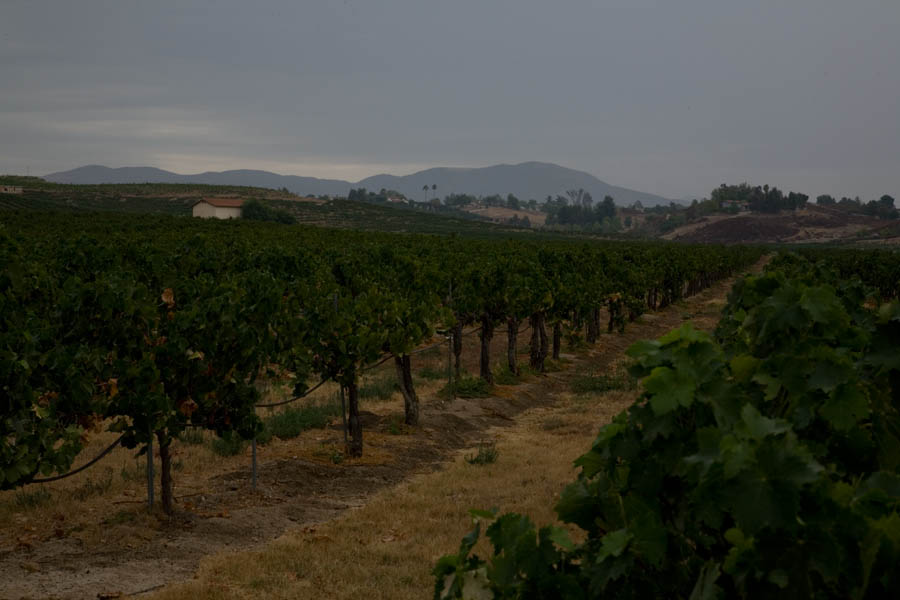
//> input picture Histogram_Equalization/countryside.jpg, 900 x 600 px
$ ./main   (built with g++ and OpenCV 4)
//> lines starting //> are read from the running program, lines starting //| are printed output that depends on the picture
//
//  part1.cpp
//  Part 1 of Computer Vision Lab 2 Homework
//  Computer Vision Lab 2 Part 1
//
//  Created by Cem Tabar
//

/*
Some Personal Notes For Later:

Histogram is a graphical representation of the intensity distribution of an image. In simple terms, it represents the number of pixels for each intensity value considered.

 In general sense if the image is gray-scale, x-axis represents the tonal scale (black at the left and white at the right), and y-axis represents the number of pixels in the image. The resultant histogram will show the number of pixels for each brightness level (from black to white if the image in gray-scale), and when there are more pixels, the peak at the certain brightness level is higher.

 On the other hand, if we are processing image with color, Red-Green-Blue histogram representation will be represented. In this case in each histogram, x-asix wiil represent the tonal scale(according to red,green or blue from dark to light), and y-axis represents the number of pixels in the image. As stated above, histograms will show the number of pixels for each brightness level for each color, and when there are more pixels, the peak at the certain brightness level is higher.

 Histogram Equalization is a technique in computer image processing for improving contrast in images. It works as spreading out the most frequent intensity values. By this method, generally we are increasing the global contrast of the image when its usable data is represented by close contrast values. This allows for areas of lower local contrast to gain a higher contrast.

 As a side note:
 A color histogram of an image represents the number of pixels in each type of color component. Histogram equalization cannot be applied separately to the Red, Green and Blue components of the image as it leads to dramatic changes in the images color balance. However, if the image is first converted to another color space then the histogram equalization algorithm can be applied to the luminance or value channel without resulting in changes to the hue and saturation of the image.
 */

#include <iostream>
#include <opencv2/opencv.hpp>
#include <opencv2/core.hpp>
#include <opencv2/highgui.hpp>
#include <opencv2/imgproc.hpp>
#include <vector>

using namespace cv;
using namespace std;

//This is an external fucntion that takes the histograms and displays to the user
//Note that you should pass the histograms together not indiviudally
void showHistogram(vector<Mat>& hists)
{
    // Min/Max computation
    double hmax[3] = { 0,0,0 };
    double min;
    minMaxLoc(hists[0], &min, &hmax[0]);
    minMaxLoc(hists[1], &min, &hmax[1]);
    minMaxLoc(hists[2], &min, &hmax[2]);

    string wname[3] = { "blue", "green", "red" };
    Scalar colors[3] = { Scalar(255,0,0), Scalar(0,255,0),
                             Scalar(0,0,255) };

    vector<Mat> canvas(hists.size());

    // Display each histogram in a canvas
    for (int i = 0, end = hists.size(); i < end; i++)
    {
        canvas[i] = Mat::ones(125, hists[0].rows, CV_8UC3);

        for (int j = 0, rows = canvas[i].rows; j < hists[0].rows - 1; j++)
        {
            line(
                canvas[i],
                Point(j, rows),
                Point(j, rows - (hists[i].at<float>(j) * rows / hmax[i])),
                hists.size() == 1 ? Scalar(200, 200, 200) : colors[i],
                1, 8, 0
            );
        }

        imshow(hists.size() == 1 ? "value" : wname[i], canvas[i]);
    }
}


int main(int argc, char** argv) {

    //Step 1: Loads an image (e.g., one of the provided images like “barbecue.jpg” or “countryside.jpg”, or any custom image you would like to use)

    //Loading the "countryside.jpg" image to a Matrix as given in the assignment instructions and deining as input_image
    //In some cases only giving the name of image does not work, that is why you need to define the path of the image too.
    //Path for the image: /Users/cemtabarmacbook/Desktop/Homework1_Omer_Cem_Tabar_2081169/ComputerVisionLab2Part1/ComputerVisionLab2Part1/countryside.jpg
    Mat original_image = imread("/Users/cemtabarmacbook/Desktop/COMVIS/Homework1_Omer_Cem_Tabar_2081169/ComputerVisionLab2Part1/ComputerVisionLab2Part1/countryside.jpg");
//> original_image is the input picture: 600 rows x 900 cols, CV_8UC3; mean B, G, R 51.9, 62.8, 62.3


    //You can put the previous image into comment and uncomment this image to try on other image
    //As stated above, again in some cases only giving the name of the image does not work, that is why you need to give the path of the image.
    //Mat input_image = imread("barbecue.jpg");

    //Show the image to the user as Original Image
    imshow("Original Image", original_image);

    //Step 2: Prints the histograms of the image. You must compute 3 histograms, one for each channel (i.e., R, G and B) with 256 bins and [0, 255] as range. Notice that you need to use the calcHist() function separately on the 3 channels. You can use the provided function (in the “show_histogram_function.cpp” file) to visualize the data.

    //Since we have colored image, lets split the image into three channels
    //Channels represent the Red, Green and Blue pixels within the image

    //Seperation of the image into 3 channels as R,G and B
    //Define a matrix that takes the channels after the split operation as color_channels.
    Mat color_channels[3];

    //Split the image to the color channels and put it into color_channels matrix.
    split(original_image, color_channels);
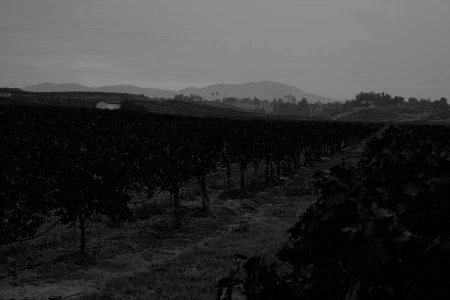
//> color_channels[0]: 600 rows x 900 cols, CV_8UC1 (shown at 1/2 size); min 0, max 154, mean 51.9
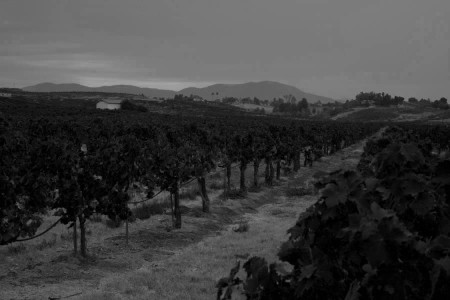
//> color_channels[2]: 600 rows x 900 cols, CV_8UC1 (shown at 1/2 size); min 0, max 164, mean 62.3

    //COMPUTATION OF THE HISTOGRAMS
    //Each histogram will have 256 bins
    //Each histogram will have a range [0...255] for x-axis

    //Defining a matrices which will keep the calculated histograms
    Mat original_blue_histogram, original_green_histogram, original_red_histogram;

    //Setting the bin size
    int bins = 256;

    //Setting the range of histogram on x-axis
    float range[] = { 0, 256 };
    const float* histogram_range[] = { range };

    //Set uniform parameter to true in order to set each size of the bins same in the histogram
    bool uniform = true;

    //Set accumulate to false in order to clean the histograms in the beginning of each run
    bool accumulate = false;

    //We defined the above parameters in order to calculate hsitogram for each channel
    //We will use this parameters in the calcHist() function
    //Calculation of each histogram with calcHist() function and adding it to the original_histogram matrix

    //Calculate the histogram for Blue channel
    calcHist(&color_channels[0], 1, 0, Mat(), original_blue_histogram, 1, &bins, histogram_range, uniform, accumulate);
//> original_blue_histogram = 256 values, max 73168 at index 0, min 0 at index 151, mean 2109.4
    //Calculate the histogram for Green channel
    calcHist(&color_channels[1], 1, 0, Mat(), original_green_histogram, 1, &bins, histogram_range, uniform, accumulate);
//> original_green_histogram = 256 values, max 33874 at index 128, min 0 at index 157, mean 2109.4
    //Calculate the histogram for Red channel
    calcHist(&color_channels[2], 1, 0, Mat(), original_red_histogram, 1, &bins, histogram_range, uniform, accumulate);
//> original_red_histogram = 256 values, max 22738 at index 123, min 0 at index 165, mean 2109.4

    //Putting the resultant histograms into vector for the visualization purposes
    //Since above showHistogram() function requires(takes as parameter) a vector of histograms
    vector<Mat> original_histograms{ original_blue_histogram, original_green_histogram, original_red_histogram };

    //Call showHistogram() fucntion and observe the original histograms
    showHistogram(original_histograms);
//> in showHistogram, `minMaxLoc(hists[0], &min, &hmax[0]);`: min = 0; hmax = [73168, 0, 0]
//> in showHistogram, `minMaxLoc(hists[1], &min, &hmax[1]);`: hmax = [73168, 33874, 0]
//> in showHistogram, `minMaxLoc(hists[2], &min, &hmax[2]);`: hmax = [73168, 33874, 22738]
//> the loop in showHistogram, `for (int i = 0, end = hists.size(); i < end; i++)` made 3 passes

    //Step 3: Equalizes separately the R, G and B channels by using cv::equalizeHist().

    //Define a matrix to keep the reconsturcted equalized image
    Mat equalized_image;

    //Define a matrix that keeps the equalized image color channels
    Mat equalized_image_channels[3];

    //Equalize the channels using the equalizeHist() function
    //Pass the original image channels and put the equalized versions in the equalized_image_channels matrix

    //Pass the original blue image channel, equalize it and output as equalized_image_channel[0] (states blue)
    equalizeHist(color_channels[0], equalized_image_channels[0]);
    //Pass the original green image channel, equalize it and output as equalized_image_channel[1] (states green)
    equalizeHist(color_channels[1], equalized_image_channels[1]);
    //Pass the original red image channel, equalize it and output as equalized_image_channel[2] (states red)
    equalizeHist(color_channels[2], equalized_image_channels[2]);
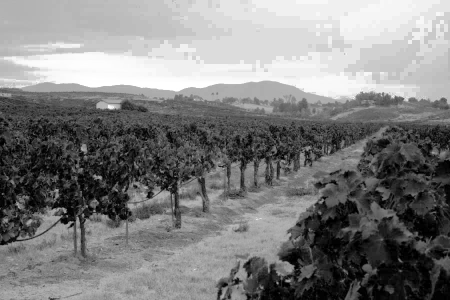
//> equalized_image_channels[2]: 600 rows x 900 cols, CV_8UC1 (shown at 1/2 size); min 0, max 255, mean 127.1

    //Define individual matrices to keep equalized histograms
    //These histograms will be obtained after the calcHist() function.
    Mat equalized_blue_histogram, equalized_green_histogram, equalized_red_histogram;

    //Calculate the histogram for equalized Blue channel
    calcHist(&equalized_image_channels[0], 1, 0, Mat(), equalized_blue_histogram, 1, &bins, histogram_range, uniform, accumulate);
//> equalized_blue_histogram = 256 values, max 73168 at index 0, min 0 at index 1, mean 2109.4

    //Calculate the histogram for equalized Green channel
    calcHist(&equalized_image_channels[1], 1, 0, Mat(), equalized_green_histogram, 1, &bins, histogram_range, uniform, accumulate);
//> equalized_green_histogram = 256 values, max 33874 at index 238, min 0 at index 3, mean 2109.4

    //Calculate the histogram for equalized Red channel
    calcHist(&equalized_image_channels[2], 1, 0, Mat(), equalized_red_histogram, 1, &bins, histogram_range, uniform, accumulate);
//> equalized_red_histogram = 256 values, max 22738 at index 240, min 0 at index 1, mean 2109.4

    //Put the equalized image histograms in a vector in order to pass it to the showHistogram() function
    vector<Mat> equalized_image_histograms{ equalized_blue_histogram, equalized_green_histogram, equalized_red_histogram};

    //Step 4: Shows the equalized image and the histogram of its channels.

    //We need to merge new values in order to reconstruct the new equalized image
    //Think it as it is a reverse operation of split at then beginning
    //We are just combining the equalized image channels with the image

    //Combine them in a vector
    vector<Mat> combined_equalized_image_channels{ equalized_image_channels[0], equalized_image_channels[1], equalized_image_channels[2] };

    //As we defined above, just merge the combined_equalized_image channels with equalized_image
    merge(combined_equalized_image_channels, equalized_image);
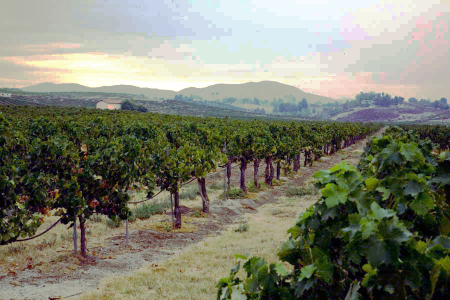
//> equalized_image: 600 rows x 900 cols, CV_8UC3 (shown at 1/2 size); mean B, G, R 112.2, 129.1, 127.1

    //Visualized the Equalized image
    imshow("Equalized Image", equalized_image);

    //Show the equalized histograms
    showHistogram(equalized_image_histograms);
//> the loop in showHistogram (call 2), `for (int i = 0, end = hists.size(); i < end; i++)` made 3 passes

    //Write the new image for report purposes
    //You can uncomment the below code to optain the output in your local
    //Define a path for writing the resultant image to your local repository
    //In my case my path is: "/Users/cemtabarmacbook/Desktop/ComputerVisionLab2Part1/ComputerVisionLab2Part1/Outputs Part1/BGREqualizedImage.jpg"
    //imwrite("BGREqualizedImage.jpg", equalized_image);

    //Step 5: Notice the artifacts produced by this approach. To obtain a better equalization than the one of point 4, convert the image to a different color space, e.g. Lab (use cv::cvtColor() with COLOR_BGR2Lab as color space conversion code), and equalize only the luminance (L) channel.

    //In order to obtain a better euqalization we are converting the original image to another color space
    //Color space conversion code given as COLOR_BGR2Lab

    //Define new matrix for the new color space converted image
    Mat converted_image;

    //Define a new matrix for the new color space converted and equalized image
    Mat converted_equalized_image;

    //Converting the original image into another color space
    //Side Note: COLOR_BGR2LAB: This code is used to change the BGR color space to LAB color space
    /*
     LAB Color Space
     Lab Color is a more accurate color space. It uses three values (L, a, and b) to specify colors.
     Lab Color works more like the human eye. t specifies a color using a 3-axis system. The a-axis (green to red), b-axis (blue to yellow) and Luminance axis.
     */
    cvtColor(original_image, converted_image, COLOR_BGR2Lab);
//> converted_image: 600 rows x 900 cols, CV_8UC3; mean of channels 0, 1, 2 65, 126.3, 134.2

    //Define the color channel matrix for the converted image
    Mat converted_image_channels[3];

    //Obtaining the channels from the converted image by split function
    split(converted_image, converted_image_channels);
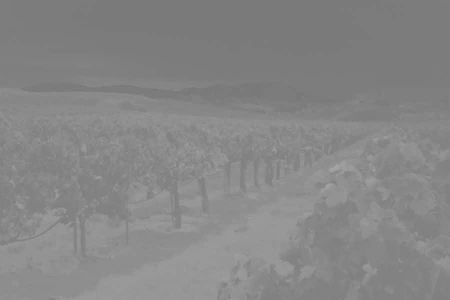
//> converted_image_channels[2]: 600 rows x 900 cols, CV_8UC1 (shown at 1/2 size); min 119, max 166, mean 134.2

    //Since it is given in the step 4 that we will only equalize the luminance channel

    //Define new matrix to keep eqaulized Luminance channel
    Mat equalized_luminance_channel;

    //Equalize the luminance channel and set it as equalized_luminance_channel
    //First channel is Luminance, second channel is "a" and third channel is "b"
    equalizeHist(converted_image_channels[0], equalized_luminance_channel);

    //Merge the channels again in order to construct the converted image again
    vector<Mat> merged_converted_equalized_channels{ equalized_luminance_channel, converted_image_channels[1], converted_image_channels[2] };

    //Merge the channels to obtain the new converted image with equalized luminance channel
    merge(merged_converted_equalized_channels, converted_equalized_image);
//> converted_equalized_image: 600 rows x 900 cols, CV_8UC3; mean of channels 0, 1, 2 129.2, 126.3, 134.2

    //Convert back to the original color space (From LAB color space to RGB color space)
    cvtColor(converted_equalized_image, converted_equalized_image, COLOR_Lab2BGR);

    //Calculate the new histograms

    //Define new matrices to keep converted equalized histograms
    Mat converted_blue_equalized_histogram, converted_green_equalized_histogram, converted_red_equalized_histogram;

    //Define new matrix for the channels of the converted image after the luminance equalization
    //Again index:0 represents blu channel, index:1 represents green channel and index:2 represents the red channel
    Mat converted_equalized_color_channels[3];

    //Split the reconstructed image into the new color channels
    split(converted_equalized_image, converted_equalized_color_channels);
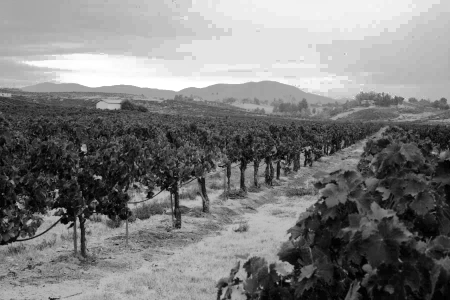
//> converted_equalized_color_channels[2]: 600 rows x 900 cols, CV_8UC1 (shown at 1/2 size); min 0, max 255, mean 125.4


    //Calculate the Blue channel histogram after the luminance equalization
    calcHist(&converted_equalized_color_channels[0], 1, 0, Mat(), converted_blue_equalized_histogram, 1, &bins, histogram_range, uniform, accumulate);
//> converted_blue_equalized_histogram = 256 values, max 15270 at index 241, min 0 at index 1, mean 2109.4

    //Calculate the Green channel histogram after the luminance equalization
    calcHist(&converted_equalized_color_channels[1], 1, 0, Mat(), converted_green_equalized_histogram, 1, &bins, histogram_range, uniform, accumulate);
//> converted_green_equalized_histogram = 256 values, max 31525 at index 234, min 0 at index 189, mean 2109.4

    //Calculate the Red channel histogram after the luminance equalization
    calcHist(&converted_equalized_color_channels[2], 1, 0, Mat(), converted_red_equalized_histogram, 1, &bins, histogram_range, uniform, accumulate);
//> converted_red_equalized_histogram = 256 values, max 27627 at index 228, min 0 at index 213, mean 2109.4

    //Define a new vector to keep the histograms since showHistogram() function takes histogram parameters as a vector
    vector<Mat> converted_luminance_equalized_histograms{ converted_blue_equalized_histogram, converted_green_equalized_histogram, converted_red_equalized_histogram };

    //Print out the Luminance Equalized Image
    imshow("Luminance Equalized Image", converted_equalized_image);

    //Write the Luminance Equalized Image for report purposes
    //You can uncomment the below code to optain the output in your local
    //Define a path for writing the resultant image to your local repository
    //In my case my path is: "/Users/cemtabarmacbook/Desktop/ComputerVisionLab2Part1/ComputerVisionLab2Part1/Outputs Part1/LuminanceEqualizedImage.jpg"
    //imwrite("LuminanceEqualizedImage.jpg", converted_equalized_image);

    //Show the histograms after the luminance equalization
    showHistogram(converted_luminance_equalized_histograms);
//> in showHistogram (call 3), `minMaxLoc(hists[0], &min, &hmax[0]);`: hmax = [15270, 0, 0]
//> in showHistogram (call 3), `minMaxLoc(hists[1], &min, &hmax[1]);`: hmax = [15270, 31525, 0]
//> in showHistogram (call 3), `minMaxLoc(hists[2], &min, &hmax[2]);`: hmax = [15270, 31525, 27627]
//> the loop in showHistogram (call 3), `for (int i = 0, end = hists.size(); i < end; i++)` made 3 passes
//> after the loop in showHistogram (call 3), `for (int i = 0, end = hists.size(); i < end; i++)`:
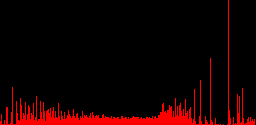
//> canvas[2]: 125 rows x 256 cols, CV_8UC3; mean B, G, R 0.9, 0, 20.3

    //In order to see the previous histogram you need to comment other unwanted showHistogram() lines
    //Uncommented showHistogram() line will be shown to the user

    waitKey(0);
    return 0;
}
